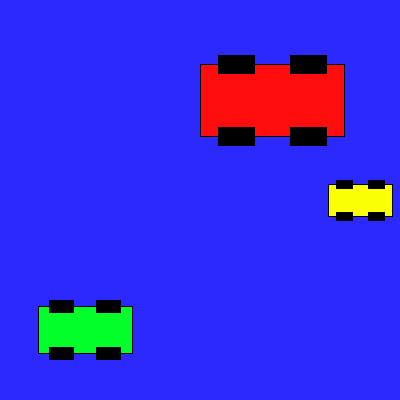
Frame 1 (no input)
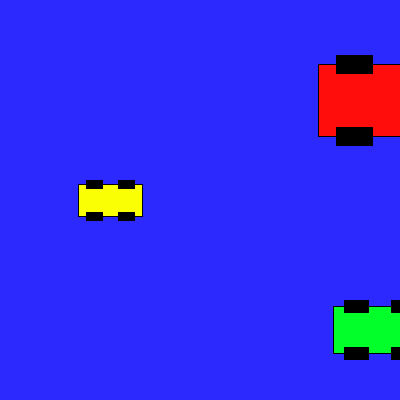
Frame 60 (the mouse pressed at the canvas centre just before this capture)
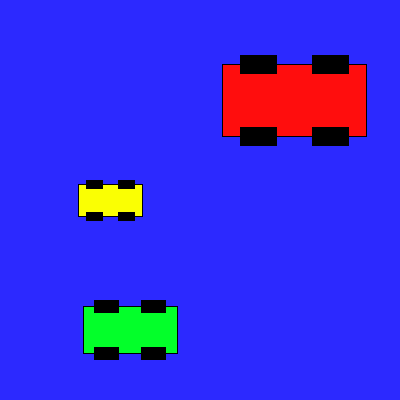
Frame 120 (the mouse held since frame 60 and released just before this capture)

The Processing sketch that drew these frames (run headless with seeded random() and noise(); from frame 60 on, the mouse is pressed at the canvas centre):

// Processing sketch: processing_41304
// ── processing_41304.pde


float x1=270;
float x2=350;
float x3=80;
float y1=100;
float y2=200;
float y3=330;
float carsize =64;
float x_speed1 = 2;
float x_speed2 = 10;
float x_speed3 = 5;
float wheel =carsize/4;

void setup() {
  size(400, 400);
}


void draw() {
  background(44, 41, 255);
  move1();
  move2();
  move3();
  bounce1();
  bounce2();
  bounce3();
  drawCar1(x1, y1, carsize+80);
  drawCar2(x2, y2, carsize);
  drawCar3(x3, y3, carsize+30);
}  

void move1() {
  x1=x1+x_speed1;
}

void bounce1() {
  if ((x1 > width)||(x1<0)) {
    x_speed1 = x_speed1*-1;
  }
}


void drawCar1(float x1, float y1, float carsize) {
  rectMode(CENTER);
  float wheel =carsize/4;
  fill(255, 13, 13);
  rect(x1, y1, carsize, carsize/2);  
  fill(0);
  rect(x1-wheel, y1-wheel, wheel, wheel/2);
  rect(x1+wheel, y1-wheel, wheel, wheel/2);
  rect(x1-wheel, y1+wheel, wheel, wheel/2);
  rect(x1+wheel, y1+wheel, wheel, wheel/2);
}



void move2() {
  x2=x2+x_speed2;
}

void bounce2() {
  if ((x2 > width)||(x2<0)) {
    x_speed2 = x_speed2*-1;
  }
}


void drawCar2(float x2, float y2, float carsize) {
  rectMode(CENTER);
  float wheel =carsize/4;
  fill(250, 255, 3);
  rect(x2, y2, carsize, carsize/2);  
  fill(0);
  rect(x2-wheel, y2-wheel, wheel, wheel/2);
  rect(x2+wheel, y2-wheel, wheel, wheel/2);
  rect(x2-wheel, y2+wheel, wheel, wheel/2);
  rect(x2+wheel, y2+wheel, wheel, wheel/2);
}



void move3() {
  x3=x3+x_speed3;
}

void bounce3() {
  if ((x3 > width)||(x3<0)) {
    x_speed3 = x_speed3*-1;
  }
}


void drawCar3(float x3, float y3, float carsize) {
  rectMode(CENTER);
  float wheel =carsize/4;
  fill(3, 255, 42);
  rect(x3, y3, carsize, carsize/2);  
  fill(0);
  rect(x3-wheel, y3-wheel, wheel, wheel/2);
  rect(x3+wheel, y3-wheel, wheel, wheel/2);
  rect(x3-wheel, y3+wheel, wheel, wheel/2);
  rect(x3+wheel, y3+wheel, wheel, wheel/2);
}
